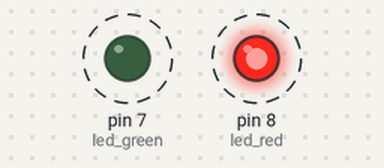
Bench run of a sketch on a simulated Arduino Uno, built with avr-gcc and run on an emulated ATmega328P. Shown: output pins drawn as LEDs (lit = HIGH). Dashed ring = blinking.

Above: at 0.2 s.
Timing chart, 0 to 4.6 s (numbered marks = the images above):
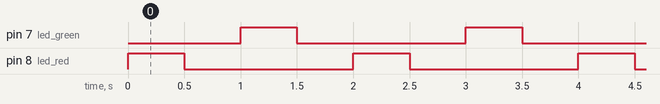

The sketch:

03_blink_red_green.ino
```cpp
int led_green = 7;
int led_red = 8;

void setup() {
  // put your setup code here, to run once:
  pinMode(led_red, OUTPUT);
  pinMode(led_green, OUTPUT);
}

void loop() {
  // put your main code here, to run repeatedly:
  digitalWrite(led_red, HIGH);
  delay(500);
  digitalWrite(led_red, LOW);
  delay(500);
  digitalWrite(led_green, HIGH);
  delay(500);
  digitalWrite(led_green, LOW);
  delay(500);
}
```

Measured:
- by itself, pin 7 (led_green), pin 8 (led_red): alternates HIGH for 0.50 s and LOW for 1.5 s
- by itself, everything shown: repeats every 2.0 s, in 4 steps
